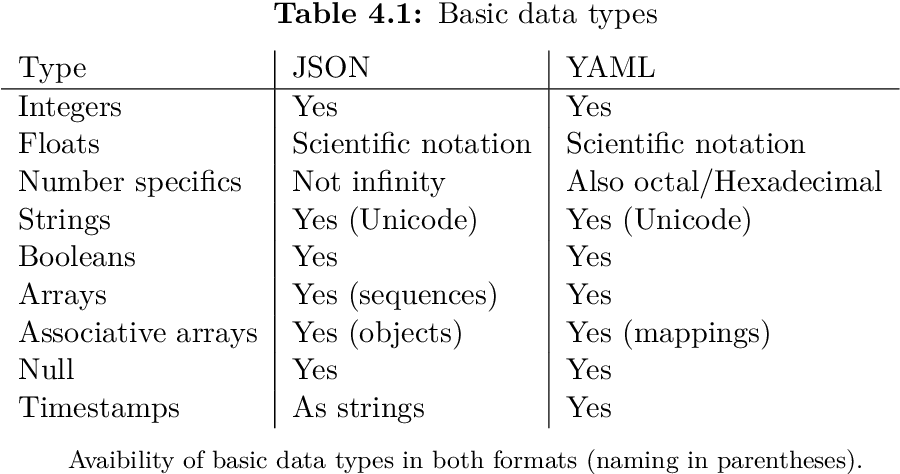
#> input picture lesson_16/classwork_16_01/JSON_vs_YAML.png, 900 x 474 px; its folder holds only this picture in this run
$ python -i process-images.py   (imports and definitions only)
#> lines starting #> are read from the running program, lines starting #| are printed output that depends on the picture
import time
import os
import glob
import concurrent.futures
from PIL import Image, ImageFilter

img_names = glob.glob("src_img/photo*")

t1 = time.perf_counter()

size = (1200, 1200)


def process_image(img_name):
    img = Image.open(img_name)
#> img is the input picture: PIL image 900x474 RGB; min 0, max 255, mean 241.6

    img = img.filter(ImageFilter.GaussianBlur(35))
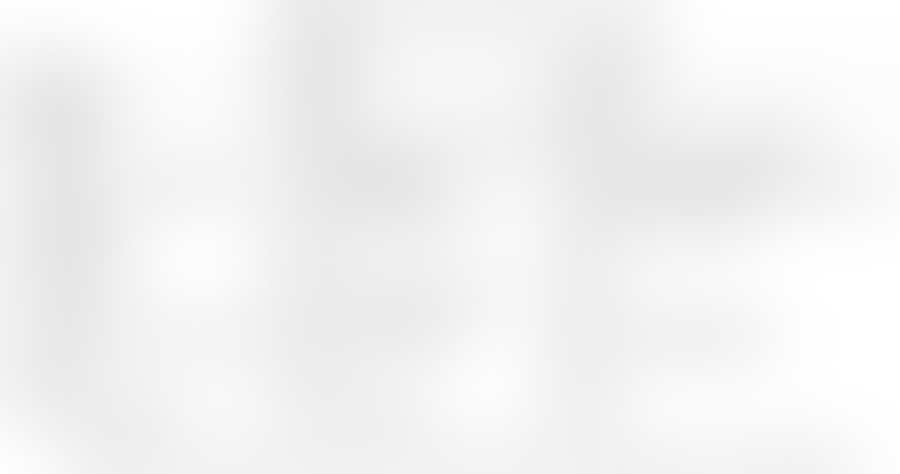
#> img: PIL image 900x474 RGB; min 229, max 255, mean 242.5
    img = img.filter(ImageFilter.GaussianBlur(35))

    img.thumbnail(size)
    img.save(f'processed/{os.path.basename(img_name)}')
    print(f'{img_name} was processed...')


# [4 lines not run here, left out]

>>> result = process_image('../../lesson_16/classwork_16_01/JSON_vs_YAML.png')
